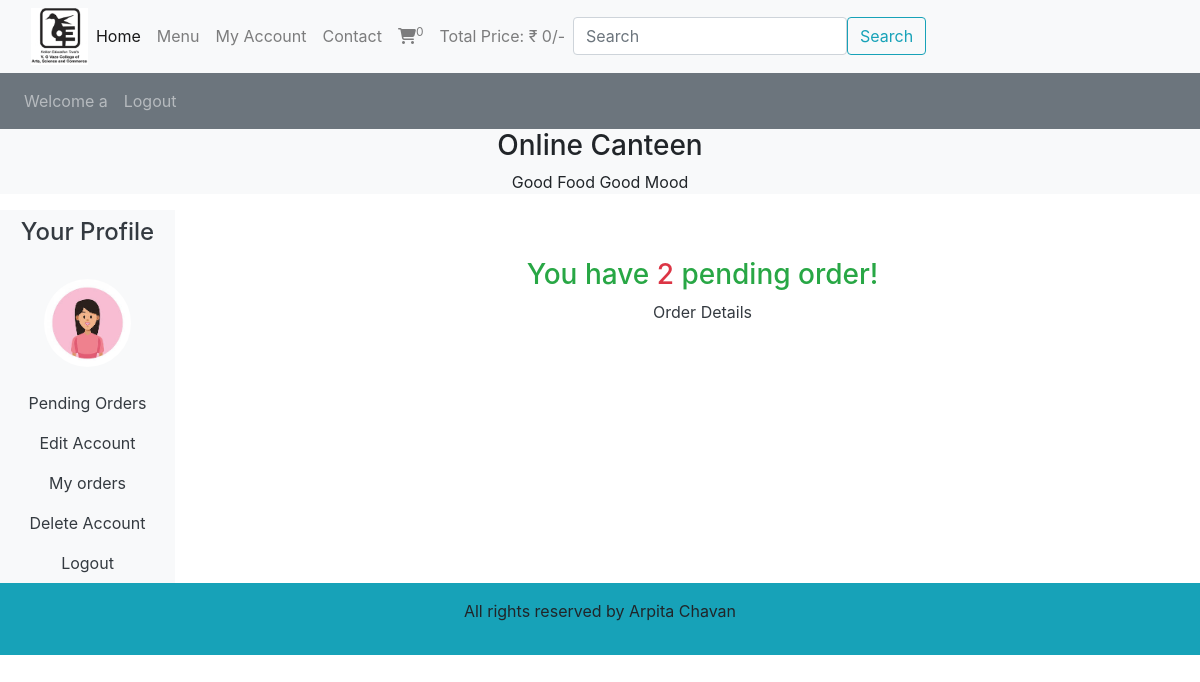
Screenshot of /users/profile.php (signed in) with the database file from the repository.
### tables this page shows
CREATE TABLE `user_table` (
  `user_id` int(11) NOT NULL,
  `username` varchar(100) NOT NULL,
  `user_email` varchar(100) NOT NULL,
  `password` varchar(255) NOT NULL,
  `user_image` varchar(255) NOT NULL,
  `user_ip` int(100) NOT NULL
);

### users/profile.php (the view, shortened to what this page needs)
<?php
include('../includes/connect.php');
include('../functions/common_function.php');
?>
<!DOCTYPE html>
<html lang="en">
<head>
    <link rel="stylesheet" href="https://cdn.jsdelivr.net/npm/bootstrap@4.0.0/dist/css/bootstrap.min.css">
    <link rel="stylesheet" href="https://cdnjs.cloudflare.com/ajax/libs/font-awesome/6.5.1/css/all.min.css" />
    <link rel="stylesheet" href="../style.css">
  </head>
<body>
    <div class="container-fluid p-0">
        <nav class="navbar navbar-expand-lg navbar-light bg-light">
  <div class="container-fluid">
    <img src="../images/logo.jpg" alt="" class="logo">
    <div class="collapse navbar-collapse" id="navbarSupportedContent">
      <ul class="navbar-nav me-auto mb-2 mb-lg-0">
        <li class="nav-item">
          <a class="nav-link active" aria-current="page" href="../index.php">Home</a>
        </li>
        <li class="nav-item">
          <a class="nav-link" href="../display_all.php">Menu</a>
        </li>
        <li class="nav-item">
          <a class="nav-link" href="profile.php">My Account</a>
        </li>
        <li class="nav-item">
          <a class="nav-link" href="#">Contact</a>
        </li>
        <li class="nav-item">
          <a class="nav-link" href="../cart.php"><i class="fa-solid fa-cart-shopping"></i><sup><?php cart_item();?></sup></a>
        </li>
        <li class="nav-item">
          <a class="nav-link" href="#">Total Price: ₹ <?php total_cart_price();?>/-</a>
        </li>
      </ul>
      <form class="d-flex" action="../search_product.php" method="get">
        <input class="form-control me-2" type="search" placeholder="Search" aria-label="Search" name="search_data">
        <input type="submit" value="Search" class="btn btn-outline-info" name="search_data_product">
      </form>
    </div>
  </div>
</nav>
<nav class="navbar navbar-expand-lg navbar-dark bg-secondary">
    <ul class="navbar-nav me-auto">
        <?php
        if(!isset($_SESSION['username'])){
          echo "<li class='nav-item'>
          <a class='nav-link' href='#'>Welcome Guest</a>
        </li>";
        }else{
          echo "<li class='nav-item'>
          <a class='nav-link' href='#'>Welcome ".$_SESSION['username']."</a>
        </li>";
        }
if(!isset($_SESSION['username'])){
  echo "<li class='nav-item'>
  <a class='nav-link' href='user_login.php'>Login</a>
</li>";
}else{
  echo "<li class='nav-item'>
  <a class='nav-link' href='logout.php'>Logout</a>
</li>";
}
?>
    </ul>
</nav>
<div class="bg-light">
    <h3 class="text-center">Online Canteen</h3>
    <p class="text-center">Good Food Good Mood</p>
</div>
<div class="row">
    <div class="col-md-2">
<ul class="navbar-nav bg-secondary text-center">
<li class="nav-item bg-light">
          <a class="nav-link text-dark" href="#"><h4>Your Profile</h4></a>
        </li>
<?php
$username=$_SESSION['username'];
$user_image="Select* from `user_table` where username='$username'";
$result_image=mysqli_query($con,$user_image);
$row_image=mysqli_fetch_array($result_image);
$user_image=$row_image['user_image'];
echo "<li class='nav-item bg-light'>
<img src='./user_images/$user_image' class='profile_img my-3 rounded-circle' alt=''>
</li>";
?>
        <li class="nav-item bg-light">
          <a class="nav-link text-dark" href="profile.php">Pending Orders</a>
        </li>
        <li class="nav-item bg-light">
          <a class="nav-link text-dark" href="profile.php?edit_account">Edit Account</a>
        </li>
        <li class="nav-item bg-light">
          <a class="nav-link text-dark" href="profile.php?my_orders">My orders</a>
        </li>
        <li class="nav-item bg-light">
          <a class="nav-link text-dark" href="profile.php?delete_account">Delete Account</a>
        </li>
        <li class="nav-item bg-light">
          <a class="nav-link text-dark" href="logout.php">Logout</a>
        </li>
</ul>
    </div>
    <div class="col-md-10 text-center">
    <?php
    get_user_order_details();
    ?>
    </div>
</div>
<?php
include('../includes/footer.php');
?>
    </div>
</body>
</html>

### functions/common_function.php (shortened to what this page needs)
<?php
function getIPAddress(){
  if(!empty($_SERVER['HTTP_CLIENT_IP'])){
      $ip = $_SERVER['HTTP_CLIENT_IP'];
  }
  elseif(!empty($_SERVER['HTTP_X_FORWORDED_FOR'])){
      $ip = $_SERVER['HTTP_X_FORWARDED_FOR'];
  }
  else{
    $ip = $_SERVER['REMOTE_ADDR'];
  }
  return $ip;
}
function cart_item(){
  if(isset($_GET['add_to_cart'])){
    global $con;
    $get_ip_add = getIPAddress();
    $select_query="Select * from cart_details where ip_address='$get_ip_add'";
    $result_query=mysqli_query($con,$select_query);
    $count_cart_items=mysqli_num_rows($result_query);
    }else{
      global $con;
      $get_ip_add = getIPAddress();
      $select_query="Select * from cart_details where ip_address='$get_ip_add'";
      $result_query=mysqli_query($con,$select_query);
      $count_cart_items=mysqli_num_rows($result_query);
    }
    echo $count_cart_items;
  }
function total_cart_price(){
  $total_price=0;
  echo $total_price;
}
function get_user_order_details(){
  global $con;
  $username=$_SESSION['username'];
  $get_details="Select * from `user_table` where username='$username'";
  $result_query=mysqli_query($con,$get_details);
  while($row_query=mysqli_fetch_array($result_query)){
    $user_id=$row_query['user_id'];
    if(!isset($_GET['edit_account'])){
      if(!isset($_GET['my_orders'])){
        if(!isset($_GET['delete_account'])){
          $get_orders="Select * from `user_orders` where user_id=$user_id and order_status='pending'";
          $result_orders_query=mysqli_query($con,$get_orders);
          $row_count=mysqli_num_rows($result_orders_query);
          if($row_count>0){
            echo "<h3 class='text-center text-success mt-5 mb-2'>You have <span class='text-danger'>$row_count</span> pending order!</h3>
            <p class='text-center'><a href='profile.php?my_orders' class='text-dark'>Order Details</a></p>";
          }else{
            echo "<h3 class='text-center text-success mt-5 mb-2'>You have zero pending order!</h3>
            <p class='text-center'><a href='../index.php' class='text-dark'>Explore Menu</a></p>";
          }
        }
      }
    }
  }
}
?>

### style.css (style rules this page uses)
* { margin: 0; padding: 0; box-sizing: border-box; }
.logo { width:5%; height: 5%; }

### users/profile.php (style rules this page uses)
.profile_img { width: 50%; margin: auto; display: block; object-fit: contain; }

### rows the page displays
user_table: user_image (picture), row_count "2"

### other values shown
$count_cart_items "0"
$total_price "0"
$_SESSION['username'] "a"
